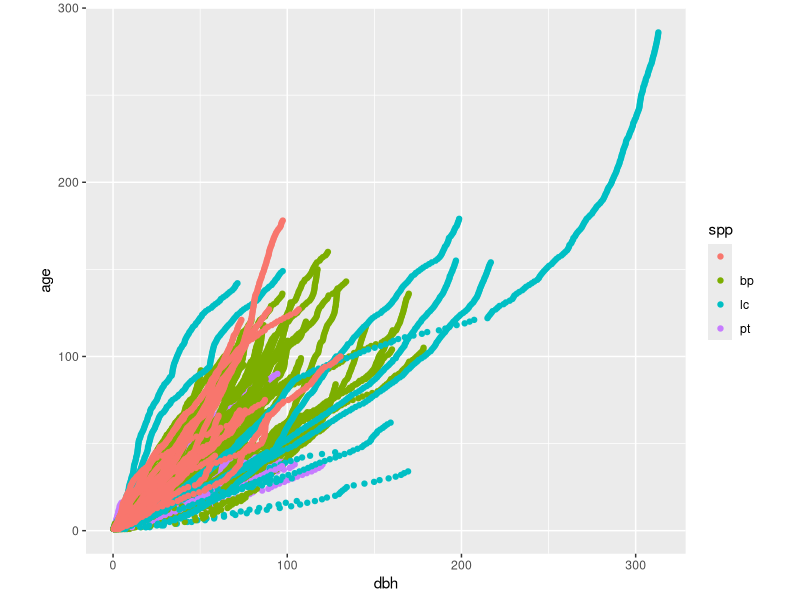

The R source for this figure:
library(ggplot2)
args<-commandArgs(trailingOnly=T)
outpic<-args[1]
data<-read.csv("../nenrin.csv")
p<-ggplot(data=data,aes(x=dbh,y=age))+
geom_point(mapping=aes(colour=spp))+
coord_fixed()
png(outpic,height=960, width=960, res=144)
print(p)
dev.off()